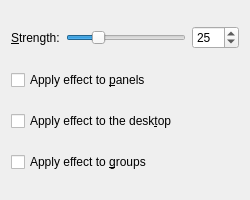
<ui version="4.0" >
 <class>KWin::DimInactiveEffectConfigForm</class>
 <widget class="QWidget" name="KWin::DimInactiveEffectConfigForm" >
  <property name="geometry" >
   <rect>
    <x>0</x>
    <y>0</y>
    <width>250</width>
    <height>200</height>
   </rect>
  </property>
  <layout class="QVBoxLayout" >
   <item>
    <layout class="QHBoxLayout" >
     <item>
      <widget class="QLabel" name="label" >
       <property name="text" >
        <string>&amp;Strength:</string>
       </property>
       <property name="buddy" >
        <cstring>spinStrength</cstring>
       </property>
      </widget>
     </item>
     <item>
      <widget class="QSlider" name="sliderStrength" >
       <property name="minimum" >
        <number>1</number>
       </property>
       <property name="maximum" >
        <number>100</number>
       </property>
       <property name="value" >
        <number>25</number>
       </property>
       <property name="orientation" >
        <enum>Qt::Horizontal</enum>
       </property>
      </widget>
     </item>
     <item>
      <widget class="QSpinBox" name="spinStrength" >
       <property name="minimum" >
        <number>1</number>
       </property>
       <property name="maximum" >
        <number>100</number>
       </property>
       <property name="value" >
        <number>25</number>
       </property>
      </widget>
     </item>
    </layout>
   </item>
   <item>
    <widget class="QCheckBox" name="checkPanel" >
     <property name="text" >
      <string>Apply effect to &amp;panels</string>
     </property>
    </widget>
   </item>
   <item>
    <widget class="QCheckBox" name="checkDesktop" >
     <property name="text" >
      <string>Apply effect to the desk&amp;top</string>
     </property>
    </widget>
   </item>
   <item>
    <widget class="QCheckBox" name="checkGroup" >
     <property name="text" >
      <string>Apply effect to &amp;groups</string>
     </property>
    </widget>
   </item>
  </layout>
 </widget>
 <tabstops>
  <tabstop>sliderStrength</tabstop>
  <tabstop>spinStrength</tabstop>
  <tabstop>checkPanel</tabstop>
  <tabstop>checkDesktop</tabstop>
  <tabstop>checkGroup</tabstop>
 </tabstops>
 <resources/>
 <connections>
  <connection>
   <sender>spinStrength</sender>
   <signal>valueChanged(int)</signal>
   <receiver>sliderStrength</receiver>
   <slot>setValue(int)</slot>
   <hints>
    <hint type="sourcelabel" >
     <x>193</x>
     <y>52</y>
    </hint>
    <hint type="destinationlabel" >
     <x>128</x>
     <y>46</y>
    </hint>
   </hints>
  </connection>
  <connection>
   <sender>sliderStrength</sender>
   <signal>valueChanged(int)</signal>
   <receiver>spinStrength</receiver>
   <slot>setValue(int)</slot>
   <hints>
    <hint type="sourcelabel" >
     <x>69</x>
     <y>45</y>
    </hint>
    <hint type="destinationlabel" >
     <x>200</x>
     <y>42</y>
    </hint>
   </hints>
  </connection>
 </connections>
</ui>
